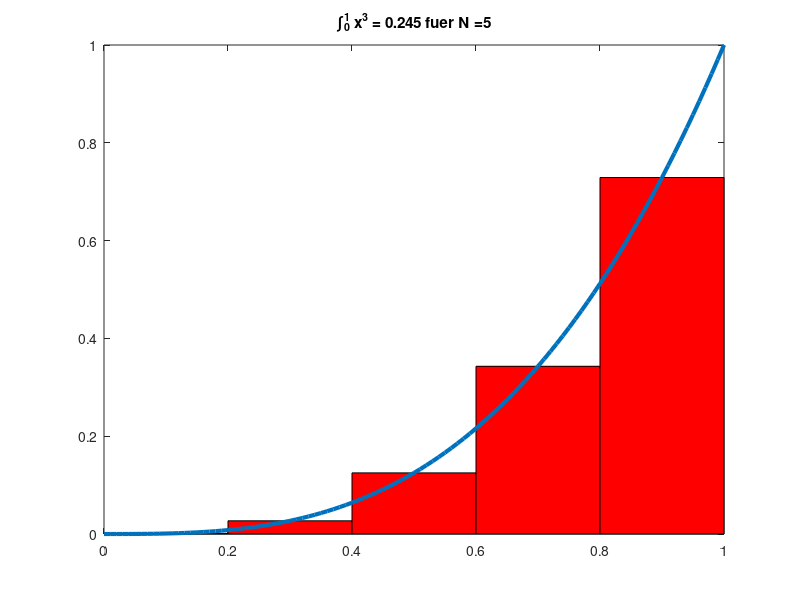

Here is the MATLAB script that generated this plot:
%   integral.m
% berechnet approximativ ein Integral 
% ueber  (0,1) durch die Mittelpunktregel
N = 5; % Anzahl Unterteilungen

x = (0+1/(2*N)):(1/N):(1-1/(2*N));
y = x.^3;
% Berechnung des Integrals
result = sum(y)*(1/N);

% Plot
for i = 1:N
    fill([(i-1)/N (i-1)/N i/N i/N],...
        [0 ((i-0.5)/N).^3  ((i-0.5)/N).^3 0], 'r');
    hold on;
end;
plot(0:0.01:1,(0:0.01:1).^3,'LineWidth',3);
title(['\int_0^1 x^3 = ',num2str(result),' fuer N =', num2str(N) ]); 

